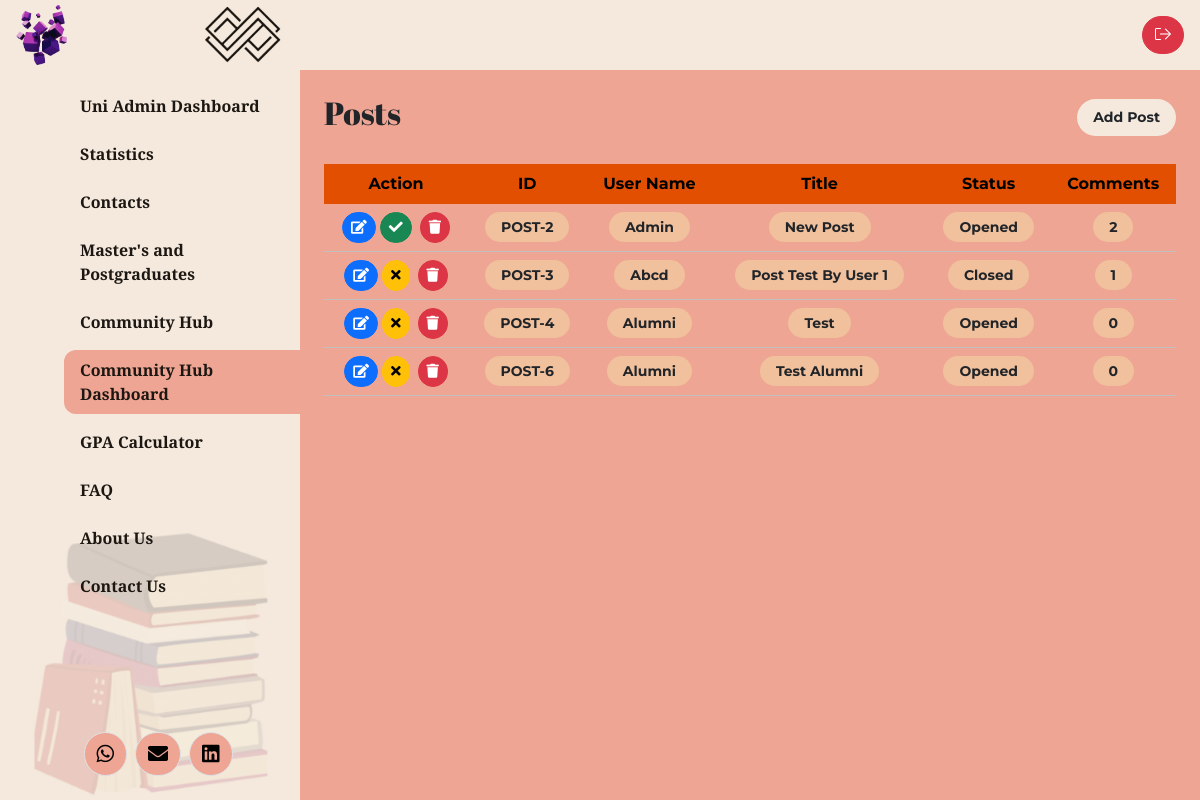
The page /ad_community.php (signed in) on the database its author committed.
### tables this page shows
CREATE TABLE `posts` (
  `postID` int NOT NULL,
  `title` varchar(255) NOT NULL,
  `content` text,
  `userID` int NOT NULL,
  `closed` tinyint(1) DEFAULT '0',
  `status` tinyint(1) NOT NULL DEFAULT '1',
  `createdAt` timestamp NULL DEFAULT CURRENT_TIMESTAMP
);

CREATE TABLE `users` (
  `ID` int NOT NULL,
  `Name` varchar(255) NOT NULL,
  `Email` varchar(255) NOT NULL,
  `Password` varchar(255) NOT NULL,
  `Role` enum('alumni','student','admin') NOT NULL
);

### db_conn.php (called while the page is built, shortened)
<?php
function isAdmin()
{
    return (isset($_SESSION['Role']) && $_SESSION['Role'] == 'admin');
}

### ad_community.php (the view, shortened to what this page needs)
<?php
require_once "db_conn.php";
?>
<!DOCTYPE html>
<html lang="en">
    <head>
        <link rel="stylesheet" href="./assets/dist/css/bootstrap.min.css">
        <link rel="stylesheet" href="./assets/dist/fontawesome/css/all.css">
        <link rel="stylesheet" href="./assets/dist/css/style.css">
    </head>
    <body cz-shortcut-listen="true">
        <?php include 'header.php'; ?>
        <div class="container-fluid">
            <div class="row">
                <?php include "navbar.php"; ?>
                <main class="col-md-8 ms-sm-auto col-lg-9 px-md-4 py-4">
                    <div class="d-flex justify-content-between flex-wrap flex-md-nowrap align-items-center pb-2 mb-3">
                        <h2 class="h2 page-title">Posts</h2>
                        <button class="btn fw-bold fs-14 rounded-5 px-3 bg-peach py-2 border-0" data-bs-toggle="modal"
                            data-bs-target="#postModal">Add Post</button>
                    </div>
                    <div class="table-responsive">
                        <table class="table text-center table-programs">
                            <thead>
                                <tr>
                                    <th>Action</th>
                                    <th>ID</th>
                                    <th>User Name</th>
                                    <th>Title</th>
                                    <th>Status</th>
                                    <th>Comments</th>
                                </tr>
                            </thead>
                            <tbody>
                                <?php
                                if (isAdmin() || isAlumni()) {
                                    $sql = "SELECT posts.*, users.Name, COUNT(comments.commentID) AS Comments
            FROM posts
            LEFT JOIN users ON posts.userID = users.ID
            LEFT JOIN comments ON posts.postID = comments.postID
            GROUP BY posts.postID";
                                }
                                $result = mysqli_query($conn, $sql);
                                if (mysqli_num_rows($result) > 0) {
                                    while ($row = mysqli_fetch_assoc($result)) {
                                        $status = $row['status'] ? '<a href="?status=0&ID=' . $row['postID'] . '" class="btn btn-sm rounded-5 btn-warning mx-1" title="Disable"><i class="fa fa-times"></i></a>' : '<a href="?status=1&ID=' . $row['postID'] . '" class="btn btn-sm rounded-5 btn-success mx-1" title="Enable"><i class="fa fa-check"></i></a>';
                                        echo '<tr>';
                                        echo '<td>';
                                        echo '<a href="edit-post.php?ID=' . $row['postID'] . '" class="btn btn-sm rounded-5 btn-primary"><i class="fa fa-edit"></i></a>';
                                        if (isAdmin() || isAlumni()) {
                                            echo $status;
                                        }
                                        echo '<a href="?delete=' . $row['postID'] . '" onclick="return confirm(\'Do you really want to delete this?\')" class="btn btn-sm rounded-5 btn-danger ms-1"><i class="fa fa-trash"></i></a>';
                                        echo '</td>';
                                        echo '<td><span class="badge bg-tea text-dark rounded-5 px-3 py-2 fs-14">POST-' . $row['postID'] . '</span></td>';
                                        echo '<td><span class="badge bg-tea text-dark rounded-5 px-3 py-2 fs-14">' . $row['Name'] . '</span></td>';
                                        echo '<td><span class="badge bg-tea text-dark rounded-5 px-3 py-2 fs-14">' . $row['title'] . '</span></td>';
                                        echo '<td><span class="badge bg-tea text-dark rounded-5 px-3 py-2 fs-14">' . ($row['closed'] ? 'Closed' : 'Opened') . '</span></td>';
                                        echo '<td><span class="badge bg-tea text-dark rounded-5 px-3 py-2 fs-14">' . $row['Comments'] . '</span></td>';
                                        echo '</tr>';
                                    }
                                } else {
                                    echo '<tr><td colspan="6">No records found</td></tr>';
                                }
                                ?>
                            </tbody>
                        </table>
                    </div>
                </main>
            </div>
        </div>
    </body>
</html>

### rows shown on the page
posts: postID "2", userID.Name "Admin", title "New Post", closed "Opened", Comments "2"
posts: postID "3", userID.Name "Abcd", title "Post Test By User 1", closed "Closed", Comments "1"
posts: postID "4", userID.Name "Alumni", title "Test", closed "Opened", Comments "0"
posts: postID "6", userID.Name "Alumni", title "Test Alumni", closed "Opened", Comments "0"
